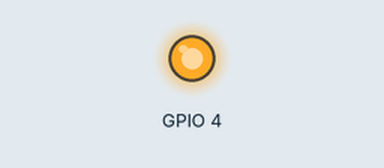
Bench run of a sketch on a simulated ESP32. Parts: output pins drawn as LEDs (lit = HIGH).

Above: at 0.2 s.
At 4.0 s:
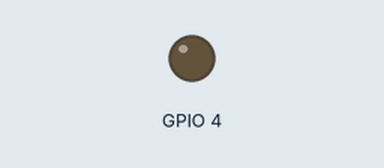
Timing chart, 0 to 7.2 s (numbered marks = the images above):
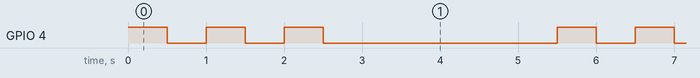

The sketch:

test_motif_moteur.ino
```cpp
#include <Vibration_motor.h>

#define PATTERN_SIZE 5
unsigned char motorPattern[PATTERN_SIZE]={255,0,255,0,255};

void playPattern(unsigned char pattern[]){

  for (int i=0; i<PATTERN_SIZE;i++){
    setVibration(pattern[i],500,0);
  }

}


void setup() {
  // put your setup code here, to run once:
  initVibrationMotor();
}

void loop() {
  // put your main code here, to run repeatedly:
  playPattern(motorPattern);
  delay(3000);
}
```

Measured:
- by itself, GPIO 4: repeats every 5.5 s: 2 × (LOW 0.50 s, HIGH 0.50 s), LOW 3.0 s, HIGH 0.50 s
- by itself, everything shown: repeats every 5.5 s, in 6 steps
